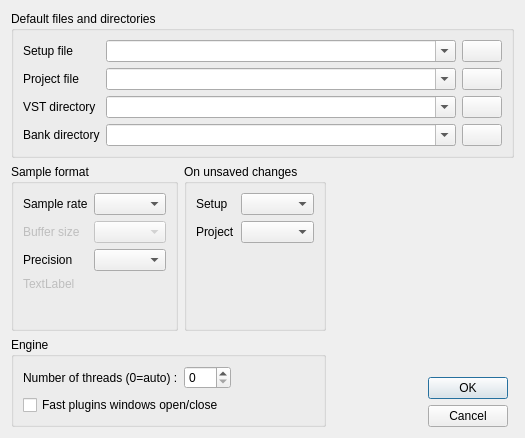
<?xml version="1.0" encoding="UTF-8"?>
<ui version="4.0">
 <class>ConfigDialog</class>
 <widget class="QDialog" name="ConfigDialog">
  <property name="enabled">
   <bool>true</bool>
  </property>
  <property name="geometry">
   <rect>
    <x>0</x>
    <y>0</y>
    <width>525</width>
    <height>438</height>
   </rect>
  </property>
  <property name="sizePolicy">
   <sizepolicy hsizetype="Preferred" vsizetype="Fixed">
    <horstretch>0</horstretch>
    <verstretch>0</verstretch>
   </sizepolicy>
  </property>
  <property name="windowTitle">
   <string>Config</string>
  </property>
  <property name="locale">
   <locale language="English" country="UnitedStates"/>
  </property>
  <layout class="QGridLayout" name="gridLayout_2">
   <item row="1" column="3" colspan="6">
    <widget class="QGroupBox" name="groupBox">
     <property name="sizePolicy">
      <sizepolicy hsizetype="Preferred" vsizetype="Fixed">
       <horstretch>0</horstretch>
       <verstretch>0</verstretch>
      </sizepolicy>
     </property>
     <property name="title">
      <string>Default files and directories</string>
     </property>
     <layout class="QGridLayout" name="gridLayout">
      <item row="0" column="0">
       <widget class="QLabel" name="label_3">
        <property name="sizePolicy">
         <sizepolicy hsizetype="Maximum" vsizetype="Preferred">
          <horstretch>0</horstretch>
          <verstretch>0</verstretch>
         </sizepolicy>
        </property>
        <property name="text">
         <string>Setup file</string>
        </property>
       </widget>
      </item>
      <item row="0" column="1">
       <widget class="QComboBox" name="defaultSetup">
        <property name="sizePolicy">
         <sizepolicy hsizetype="Ignored" vsizetype="Fixed">
          <horstretch>0</horstretch>
          <verstretch>0</verstretch>
         </sizepolicy>
        </property>
        <property name="editable">
         <bool>true</bool>
        </property>
       </widget>
      </item>
      <item row="0" column="2">
       <widget class="QPushButton" name="browseSetup">
        <property name="sizePolicy">
         <sizepolicy hsizetype="Fixed" vsizetype="Fixed">
          <horstretch>0</horstretch>
          <verstretch>0</verstretch>
         </sizepolicy>
        </property>
        <property name="toolTip">
         <string comment="Browse" extracomment="select a default setup file"/>
        </property>
        <property name="statusTip">
         <string comment="Browse"/>
        </property>
        <property name="icon">
         <iconset>
          <normaloff>:/img16x16/folder.png</normaloff>:/img16x16/folder.png</iconset>
        </property>
       </widget>
      </item>
      <item row="1" column="0">
       <widget class="QLabel" name="label_2">
        <property name="sizePolicy">
         <sizepolicy hsizetype="Maximum" vsizetype="Preferred">
          <horstretch>0</horstretch>
          <verstretch>0</verstretch>
         </sizepolicy>
        </property>
        <property name="text">
         <string>Project file</string>
        </property>
       </widget>
      </item>
      <item row="1" column="1">
       <widget class="QComboBox" name="defaultProject">
        <property name="sizePolicy">
         <sizepolicy hsizetype="Ignored" vsizetype="Fixed">
          <horstretch>0</horstretch>
          <verstretch>0</verstretch>
         </sizepolicy>
        </property>
        <property name="editable">
         <bool>true</bool>
        </property>
       </widget>
      </item>
      <item row="1" column="2">
       <widget class="QPushButton" name="browseProject">
        <property name="sizePolicy">
         <sizepolicy hsizetype="Fixed" vsizetype="Fixed">
          <horstretch>0</horstretch>
          <verstretch>0</verstretch>
         </sizepolicy>
        </property>
        <property name="toolTip">
         <string comment="Browse"/>
        </property>
        <property name="statusTip">
         <string comment="Browse"/>
        </property>
        <property name="icon">
         <iconset>
          <normaloff>:/img16x16/folder.png</normaloff>:/img16x16/folder.png</iconset>
        </property>
       </widget>
      </item>
      <item row="2" column="0">
       <widget class="QLabel" name="label">
        <property name="sizePolicy">
         <sizepolicy hsizetype="Maximum" vsizetype="Preferred">
          <horstretch>0</horstretch>
          <verstretch>0</verstretch>
         </sizepolicy>
        </property>
        <property name="text">
         <string>VST directory</string>
        </property>
       </widget>
      </item>
      <item row="2" column="1">
       <widget class="QComboBox" name="defaultVstPath">
        <property name="sizePolicy">
         <sizepolicy hsizetype="Ignored" vsizetype="Fixed">
          <horstretch>0</horstretch>
          <verstretch>0</verstretch>
         </sizepolicy>
        </property>
        <property name="editable">
         <bool>true</bool>
        </property>
       </widget>
      </item>
      <item row="2" column="2">
       <widget class="QPushButton" name="browseVst">
        <property name="sizePolicy">
         <sizepolicy hsizetype="Fixed" vsizetype="Fixed">
          <horstretch>0</horstretch>
          <verstretch>0</verstretch>
         </sizepolicy>
        </property>
        <property name="toolTip">
         <string comment="Browse"/>
        </property>
        <property name="statusTip">
         <string comment="Browse"/>
        </property>
        <property name="icon">
         <iconset>
          <normaloff>:/img16x16/folder.png</normaloff>:/img16x16/folder.png</iconset>
        </property>
       </widget>
      </item>
      <item row="3" column="0">
       <widget class="QLabel" name="label_4">
        <property name="text">
         <string>Bank directory</string>
        </property>
       </widget>
      </item>
      <item row="3" column="1">
       <widget class="QComboBox" name="defaultBankPath">
        <property name="sizePolicy">
         <sizepolicy hsizetype="Ignored" vsizetype="Fixed">
          <horstretch>0</horstretch>
          <verstretch>0</verstretch>
         </sizepolicy>
        </property>
        <property name="editable">
         <bool>true</bool>
        </property>
       </widget>
      </item>
      <item row="3" column="2">
       <widget class="QPushButton" name="browseBank">
        <property name="sizePolicy">
         <sizepolicy hsizetype="Fixed" vsizetype="Fixed">
          <horstretch>0</horstretch>
          <verstretch>0</verstretch>
         </sizepolicy>
        </property>
        <property name="toolTip">
         <string comment="Browse"/>
        </property>
        <property name="statusTip">
         <string comment="Browse"/>
        </property>
        <property name="icon">
         <iconset>
          <normaloff>:/img16x16/folder.png</normaloff>:/img16x16/folder.png</iconset>
        </property>
       </widget>
      </item>
     </layout>
    </widget>
   </item>
   <item row="2" column="5" rowspan="3">
    <spacer name="horizontalSpacer">
     <property name="orientation">
      <enum>Qt::Orientation::Horizontal</enum>
     </property>
     <property name="sizeHint" stdset="0">
      <size>
       <width>40</width>
       <height>20</height>
      </size>
     </property>
    </spacer>
   </item>
   <item row="3" column="3" rowspan="2" colspan="2">
    <widget class="QGroupBox" name="groupBox_2">
     <property name="title">
      <string>Engine</string>
     </property>
     <layout class="QFormLayout" name="formLayout_3">
      <item row="0" column="0">
       <widget class="QLabel" name="label_5">
        <property name="text">
         <string>Number of threads (0=auto) :</string>
        </property>
       </widget>
      </item>
      <item row="0" column="1">
       <widget class="QSpinBox" name="nbThreads">
        <property name="sizePolicy">
         <sizepolicy hsizetype="Fixed" vsizetype="Fixed">
          <horstretch>0</horstretch>
          <verstretch>0</verstretch>
         </sizepolicy>
        </property>
        <property name="maximum">
         <number>500</number>
        </property>
       </widget>
      </item>
      <item row="1" column="0" colspan="2">
       <widget class="QCheckBox" name="fastEditorOpenClose">
        <property name="toolTip">
         <string>&lt;!DOCTYPE HTML PUBLIC &quot;-//W3C//DTD HTML 4.0//EN&quot; &quot;http://www.w3.org/TR/REC-html40/strict.dtd&quot;&gt;
&lt;html&gt;&lt;head&gt;&lt;meta name=&quot;qrichtext&quot; content=&quot;1&quot; /&gt;&lt;style type=&quot;text/css&quot;&gt;
p, li { white-space: pre-wrap; }
&lt;/style&gt;&lt;/head&gt;&lt;body style=&quot; font-family:'MS Shell Dlg 2'; font-size:8.25pt; font-weight:400; font-style:normal;&quot;&gt;
&lt;p style=&quot; margin-top:0px; margin-bottom:0px; margin-left:0px; margin-right:0px; -qt-block-indent:0; text-indent:0px;&quot;&gt;&lt;span style=&quot; font-size:8pt;&quot;&gt;Allows faster program change by hiding windows instead of closing them. May increase cpu and memory usage&lt;/span&gt;&lt;/p&gt;&lt;/body&gt;&lt;/html&gt;</string>
        </property>
        <property name="text">
         <string>Fast plugins windows open/close</string>
        </property>
       </widget>
      </item>
     </layout>
    </widget>
   </item>
   <item row="2" column="4">
    <widget class="QGroupBox" name="groupBox_3">
     <property name="sizePolicy">
      <sizepolicy hsizetype="Fixed" vsizetype="Expanding">
       <horstretch>0</horstretch>
       <verstretch>0</verstretch>
      </sizepolicy>
     </property>
     <property name="title">
      <string>On unsaved changes</string>
     </property>
     <layout class="QFormLayout" name="formLayout">
      <item row="0" column="0">
       <widget class="QLabel" name="label_7">
        <property name="text">
         <string>Setup</string>
        </property>
       </widget>
      </item>
      <item row="0" column="1">
       <widget class="QComboBox" name="onUnsavedSetup">
        <property name="frame">
         <bool>true</bool>
        </property>
       </widget>
      </item>
      <item row="1" column="0">
       <widget class="QLabel" name="label_8">
        <property name="text">
         <string>Project</string>
        </property>
       </widget>
      </item>
      <item row="1" column="1">
       <widget class="QComboBox" name="onUnsavedProject"/>
      </item>
     </layout>
    </widget>
   </item>
   <item row="2" column="3">
    <widget class="QGroupBox" name="groupSampleFormat">
     <property name="sizePolicy">
      <sizepolicy hsizetype="Fixed" vsizetype="Expanding">
       <horstretch>0</horstretch>
       <verstretch>0</verstretch>
      </sizepolicy>
     </property>
     <property name="title">
      <string>Sample format</string>
     </property>
     <layout class="QFormLayout" name="formLayout_2">
      <item row="0" column="0">
       <widget class="QLabel" name="labelsampleRate">
        <property name="text">
         <string>Sample rate</string>
        </property>
       </widget>
      </item>
      <item row="0" column="1">
       <widget class="QComboBox" name="sampleRate"/>
      </item>
      <item row="2" column="1">
       <widget class="QComboBox" name="bufferSize">
        <property name="enabled">
         <bool>false</bool>
        </property>
       </widget>
      </item>
      <item row="3" column="0">
       <widget class="QLabel" name="labelsamplePrecision">
        <property name="text">
         <string>Precision</string>
        </property>
       </widget>
      </item>
      <item row="3" column="1">
       <widget class="QComboBox" name="samplePrecision"/>
      </item>
      <item row="2" column="0">
       <widget class="QLabel" name="labelbufferSize">
        <property name="enabled">
         <bool>false</bool>
        </property>
        <property name="text">
         <string>Buffer size</string>
        </property>
       </widget>
      </item>
      <item row="4" column="0" colspan="2">
       <widget class="QLabel" name="currentSampleprecision">
        <property name="enabled">
         <bool>false</bool>
        </property>
        <property name="text">
         <string>TextLabel</string>
        </property>
       </widget>
      </item>
     </layout>
    </widget>
   </item>
   <item row="4" column="7">
    <widget class="QDialogButtonBox" name="buttonBox">
     <property name="sizePolicy">
      <sizepolicy hsizetype="Fixed" vsizetype="Fixed">
       <horstretch>0</horstretch>
       <verstretch>0</verstretch>
      </sizepolicy>
     </property>
     <property name="orientation">
      <enum>Qt::Orientation::Vertical</enum>
     </property>
     <property name="standardButtons">
      <set>QDialogButtonBox::StandardButton::Cancel|QDialogButtonBox::StandardButton::Ok</set>
     </property>
    </widget>
   </item>
  </layout>
 </widget>
 <resources/>
 <connections>
  <connection>
   <sender>buttonBox</sender>
   <signal>accepted()</signal>
   <receiver>ConfigDialog</receiver>
   <slot>accept()</slot>
   <hints>
    <hint type="sourcelabel">
     <x>248</x>
     <y>254</y>
    </hint>
    <hint type="destinationlabel">
     <x>157</x>
     <y>274</y>
    </hint>
   </hints>
  </connection>
  <connection>
   <sender>buttonBox</sender>
   <signal>rejected()</signal>
   <receiver>ConfigDialog</receiver>
   <slot>reject()</slot>
   <hints>
    <hint type="sourcelabel">
     <x>316</x>
     <y>260</y>
    </hint>
    <hint type="destinationlabel">
     <x>286</x>
     <y>274</y>
    </hint>
   </hints>
  </connection>
 </connections>
</ui>
